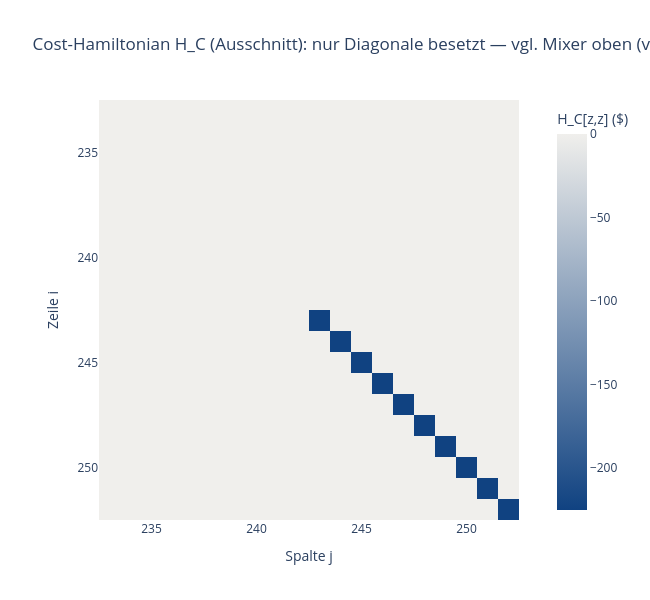

Source (notebook cell):
### Code cell
from qc.instance import direct_costs

# 2) Cost-Hamiltonian: H_C ist DIAGONAL im Zustandsraum — Eintrag [z,z] = Kosten von z
#    (Runde 1: nur direkte Kosten; spätere Runden: + max über Benders-Cuts).
#    Er mischt nichts, er praegt nur Phasen ein: e^{-i gamma H_C} wirkt elementweise.
E_direct = direct_costs(int_to_bits(feas, inst.n_bits), inst)
H_C = np.diag(E_direct)

# Fenster um Index 243: dort springt die Diagonale von 0 (y=0) auf -225 (y=1, served)
lo, hi = 233, 253
win = list(range(lo, hi))
fig = px.imshow(
    H_C[lo:hi, lo:hi], x=win, y=win,
    color_continuous_scale=[[0.0, "#104281"], [1.0, "#f0efec"]],
    aspect="equal",
    labels={"color": "H_C[z,z] ($)", "x": "Spalte j", "y": "Zeile i"},
    title="Cost-Hamiltonian H_C (Ausschnitt): nur Diagonale besetzt — vgl. Mixer oben (voll besetzt)",
)
fig.update_layout(width=650, height=600)
fig.show()

### Figure 1 — Plotly figure (JSON) as saved in the notebook; plotly's stock layout.template omitted (floating-point values rounded to 4 significant figures; data arrays with more than 128 entries replaced by an {"elided": "..."} marker saying what was removed)
{"data": [{"coloraxis": "coloraxis", "hovertemplate": "Spalte j: %{x}<br>Zeile i: %{y}<br>H_C[z,z] ($): %{z}<extra></extra>", "name": "0", "type": "heatmap", "x": [233, 234, 235, 236, 237, 238, 239, 240, 241, 242, 243, 244, 245, 246, 247, 248, 249, 250, 251, 252], "xaxis": "x", "y": [233, 234, 235, 236, 237, 238, 239, 240, 241, 242, 243, 244, 245, 246, 247, 248, 249, 250, 251, 252], "yaxis": "y", "z": {"elided": "20x20 float values"}}], "layout": {"coloraxis": {"autocolorscale": false, "colorbar": {"title": {"text": "H_C[z,z] ($)"}}, "colorscale": [[0, "#104281"], [1, "#f0efec"]]}, "height": 600, "title": {"text": "Cost-Hamiltonian H_C (Ausschnitt): nur Diagonale besetzt — vgl. Mixer oben (voll besetzt)"}, "width": 650, "xaxis": {"anchor": "y", "constrain": "domain", "domain": [0, 1], "scaleanchor": "y", "title": {"text": "Spalte j"}}, "yaxis": {"anchor": "x", "autorange": "reversed", "constrain": "domain", "domain": [0, 1], "title": {"text": "Zeile i"}}}}
